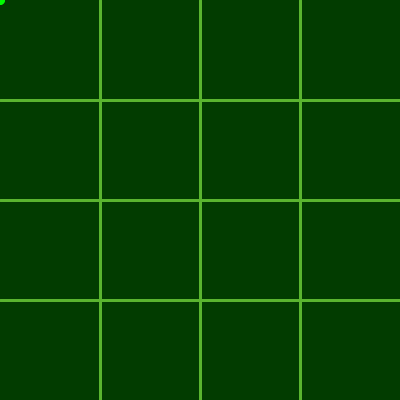
Frame 1 (no input)
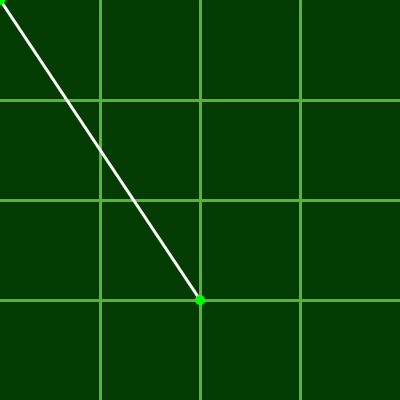
Frame 60 (the mouse pressed at the canvas centre just before this capture)
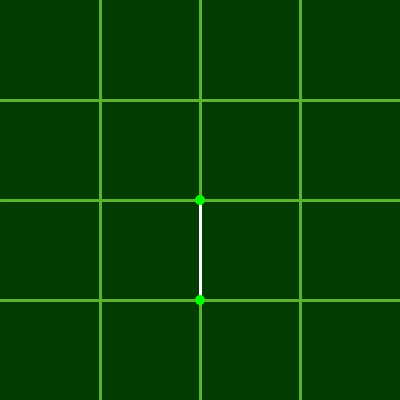
Frame 120 (the mouse held since frame 60 and released just before this capture)

The Processing sketch that drew these frames (run headless with seeded random() and noise(); from frame 60 on, the mouse is pressed at the canvas centre):

// Processing sketch: Processing_Project2_01
// ── Processing_Project2_01.pde
// at least 5 variables
// use system variable width,height, mousex, mousey
// condition ex. constraining the placement of object
// ex. use mousePressed or keyPressed to toggle properties of drawn shape
// checking to see if mouse position over graphic to alter its apprearance
// at least 1 loop
// at least 2 function
// the use of random / noise
// comments to explain what does what

/* 
  Interactive Toy
  
  By Thanapon Ponpadung
  06-Oct-2020

*/

float verticalGrid = 100;
float horizontalGrid = 100;
float player2MovementX = 200;
float player2MovementY = 300;
float player2Speed = 3;

float player2PositionX;
float player2PositionY;

boolean isHit = false;
boolean rightMovement = false;
boolean leftMovement = false;


void setup()
{
 
  size(400,400);
  
  rectMode(CENTER);
  
  noCursor();
  
  frameRate(60);
  
}

void draw()
{
  
  background(2,60,0);  
  drawGridBackground();
  
  drawConnectingLine();
  
  drawPlayerCharacter1();
  drawPlayerCharacter2();
  
}

void drawGridBackground()
{
  noFill();
  strokeWeight(3);
  stroke(90,180,47);
  
  //draw big vertical grid
  line(verticalGrid,0,verticalGrid,horizontalGrid+300);
  line(verticalGrid+100,0,verticalGrid+100,horizontalGrid+300);
  line(verticalGrid+200,0,verticalGrid+200,horizontalGrid+300);
  
  //draw big horizontal grid
  line(0,horizontalGrid,verticalGrid+300,horizontalGrid);
  line(0,horizontalGrid+100,verticalGrid+300,horizontalGrid+100);
  line(0,horizontalGrid+200,verticalGrid+300,horizontalGrid+200);
  
 
}

void drawPlayerCharacter1()
{
  // draw shape and assign movement
  noStroke();
  fill(0,255,0);
  circle(mouseX,mouseY,10);
  
}

void drawPlayerCharacter2()
{
  
  noStroke();
  fill(0,255,0);
  circle(player2PositionX,player2PositionY,10);
  
  player2PositionX = player2MovementX;
  player2PositionY = player2MovementY;
  
}

void drawConnectingLine()
{
  
  strokeWeight(3);
  stroke(255);
  line(mouseX,mouseY,player2PositionX,player2PositionY);
  
}

// PlayerCharacter2 Controller
void keyisPressed()
{
  if (key == LEFT){
    leftMovement = true;
  }
}
